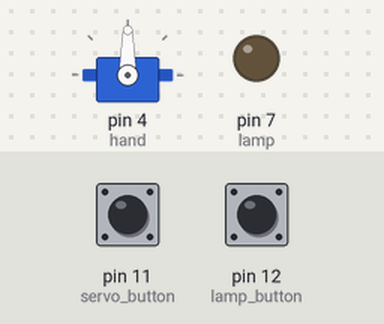
A sketch run on a simulated Arduino Uno, built with avr-gcc and run on an emulated ATmega328P. On the bench: servo, output pins drawn as LEDs (lit = HIGH). Dashed ring = blinking. The inputs (shaded band) are chosen by the test bench; at power-on: pin 11 (servo_button) LOW, pin 12 (lamp_button) LOW.

Above: at 1.2 s.
1.3 s: pin 11 (servo_button) pulled HIGH for 0.15 s
At 1.75 s:
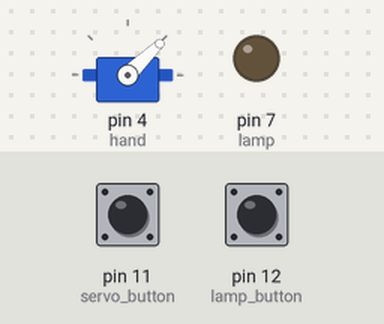
4.3 s: pin 12 (lamp_button) pulled HIGH for 3.2 s
At 5.7 s:
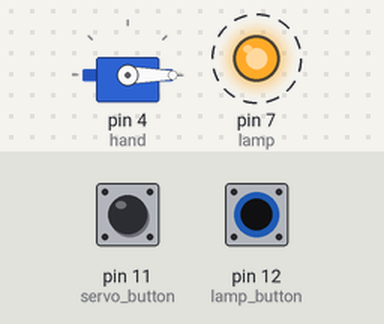
9.4 s: pin 11 (servo_button) pulled HIGH for 1 s
At 9.56 s:
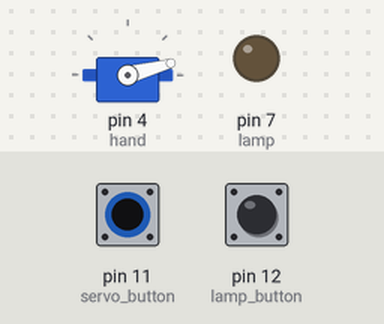
12.4 s: pin 11 (servo_button) pulled HIGH for 3.2 s
Timing chart, 0 to 18.1 s (numbered marks = the images above; inputs shaded):
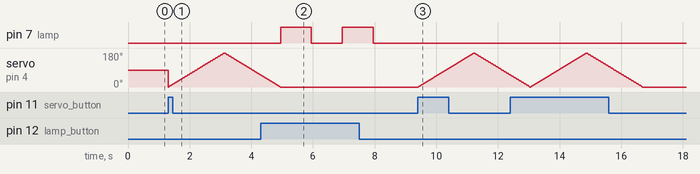

Measured:
- after the input at 4.3 s, pin 7 (lamp): alternates HIGH for 1.0 s and LOW for 1.0 s, starting after 0.65 s
- after the input at 9.4 s, servo on pin 4 (hand): rises from 0° to 180° in 1.8 s, then falls to 64° in 1.2 s

The sketch:

led_servo.ino
```cpp
#include <Servo.h>

Servo myservo;
int angle = 0;
int lamp_button = 12;
int lamp = 7;
int servo_button = 11;
int hand = 4;

void setup() {
  myservo.attach(4);
  pinMode(lamp_button, INPUT);
  pinMode(lamp, OUTPUT);
  pinMode(servo_button, INPUT);
  pinMode(hand, OUTPUT);
  /**/
}

// the loop function runs over and over again forever
void loop() {
  if(digitalRead(lamp_button) == HIGH) {
    digitalWrite(lamp, HIGH);
    delay(1000);
    digitalWrite(lamp, LOW);
    delay(1000);
  }
  else {
    digitalWrite(lamp, LOW);
  }

  if(digitalRead(servo_button) == HIGH) {
    for(angle = 0; angle <= 180; angle++) {
      myservo.write(angle);
      delay(10);
    }

    for(angle = 180; angle >= 0; angle--) {
      myservo.write(angle);
      delay(10);
    }
  }
}
```
